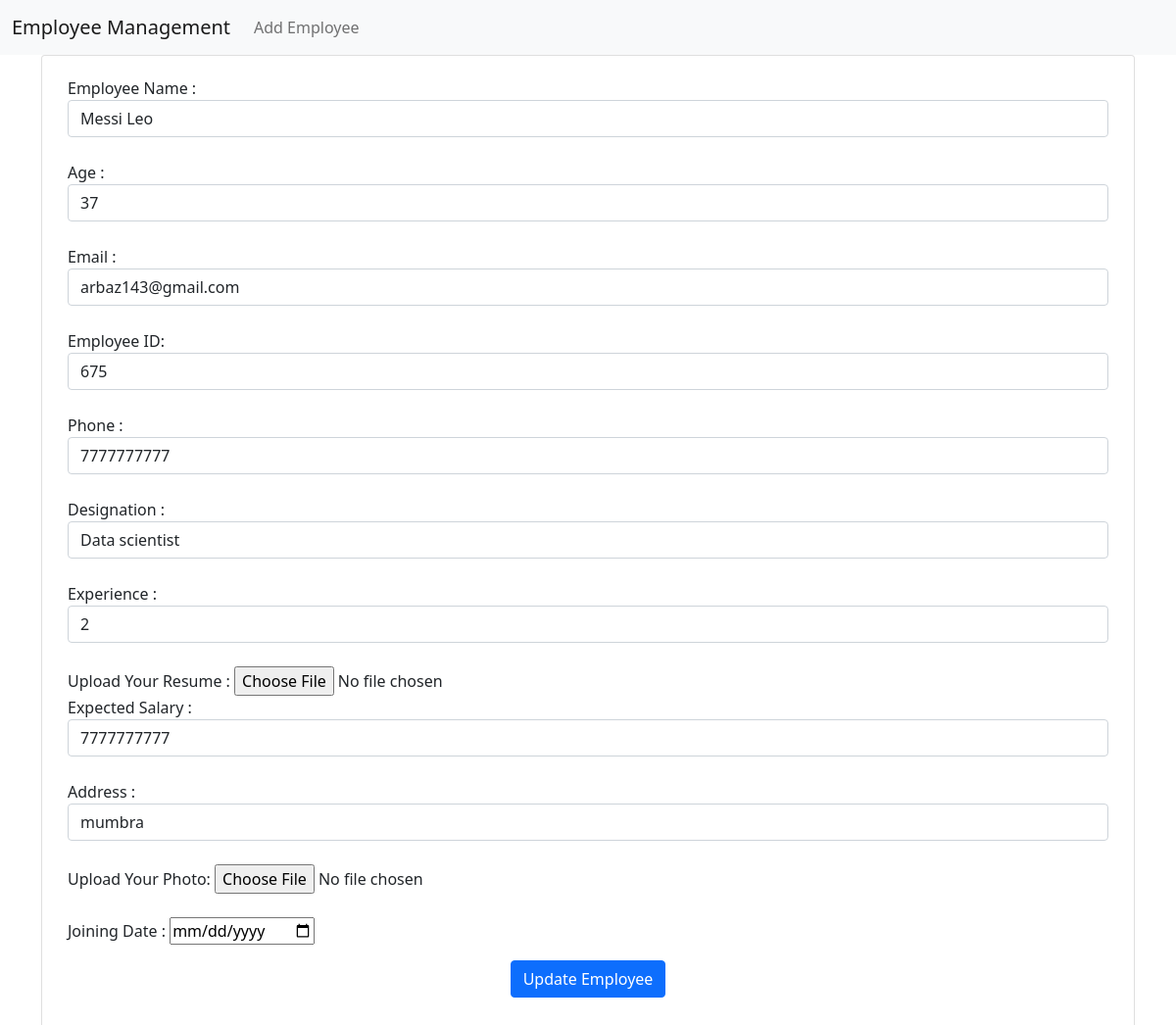
Screenshot of /emp/update_emp/3/ with the database file from the repository.
### emp_app/models.py (models this page shows)
class Employee(models.Model):
    Name = models.CharField(max_length=20,unique=True)
    Age = models.IntegerField()
    Email= models.EmailField(max_length=300,unique=True)
    Emp_id = models.CharField(max_length=4,unique=True)
    Experience = models.CharField(max_length=20)
    Salary = models.CharField(max_length=20)
    Position = models.CharField(max_length=100 , null=True,blank=True)
    Phone=models.CharField(max_length=10)
    Address = models.TextField(max_length=200)
    Joining_Date = models.DateField(auto_now_add=True)
    Photo =models.ImageField(upload_to='Emp_Images/',null=True,blank=True)

### emp_app/views.py (the view)
# urls.py: path('update_emp/<int:emp_id>/',views.update_emp,name='update_emp'),
def update_emp(request,emp_id):
    update_emp=Employee.objects.get(id=emp_id)
    context= {
        'emp':update_emp
    }
    return render (request,'update.html',context)

### templates/update.html (shortened to what this page needs)
{% extends 'base.html' %}
{% block content %}
<div class='container'>
    <div class='row'>
        <dic class='col-md-12'>
            <div class='card'>
                <div class='card-body'>
                    <form action="{% url 'do_update_emp' emp.id %}" method="POST" style='padding:5px 10px 5px 10px'>
                        <div class='md-3'>
                            <label for='roll'>Employee Name : </label>
                            <input type='text'  name='name' class='form-control' value='{{emp.Name}}' required><br>
                        </div>
                        <div class='md-3'>
                            <label for='name'>Age : </label>
                            <input type='text' name='age' class='form-control' value='{{emp.Age}}'  required><br>
                        </div>
                        <div class='md-3'>
                            <label for='email'>Email : </label>
                            <input type='email' id='email' name='email' class='form-control' value='{{emp.Email}}' required><br>
                        </div>
                        <div class='md-3'>
                            <label for='phone'>Employee ID: </label>
                            <input type='text'  name='emp_id' class='form-control' value='{{emp.Emp_id}}'><br>
                        </div>
                        <div class='md-3'>
                            <label for='phone'>Phone : </label>
                            <input type='text' id='phone' name='phone' class='form-control' value='{{emp.Phone}}'><br>
                        </div>
                        <div class='md-3'>
                            <label for='name'>Designation : </label>
                            <input type='text' name='position' class='form-control' value='{{emp.Position}}' required><br>
                        </div>
                        <div class='md-3'>
                            <label for='name'>Experience : </label>
                            <input type='text' name='experience' class='form-control' value='{{emp.Experience}}' required><br>
                        </div>
                        <div class='md-3'>
                            <label for='name'>Upload Your Resume : </label>
                            <input type='file' name='resume'  required><br>
                        </div>
                        <div class='md-3'>
                            <label for='phone'>Expected Salary : </label>
                            <input type='text'  name='salary' value ='{{emp.Phone}}' class='form-control' ><br>
                        </div>
                        <div class='md-3'>
                            <label for='address'>Address : </label>
                            <input type='text'  name='adress' value ='{{emp.Address}}' class='form-control' ><br>
                        </div>
                        <div class='md-3'>
                            <label for='phone'>Upload Your Photo: </label>
                            <input type='file'  name='photo'  placeholder='Enter Your Phone Number'><br><br>
                        </div>
                        <div class='md-3'>
                            <label for='name'>Joining Date : </label>
                            <input type='date'  name='join_date'  value='{{emp.Joining_Date}}'><br>
                        </div>
                        <div class='container  text-center my-3'>
                            <button class='btn btn-primary'>
                               Update Employee
                            </button><br>
                        </div>
                    </form>
                </div>
            </div>
        </div>
    </div>
{% endblock %}

### rows the page displays
Employee: name "Messi Leo", age "37", email "arbaz143@gmail.com", emp_id "675", phone "7777777777", position "Data scientist", experience "2", salary "7777777777", adress "mumbra"
